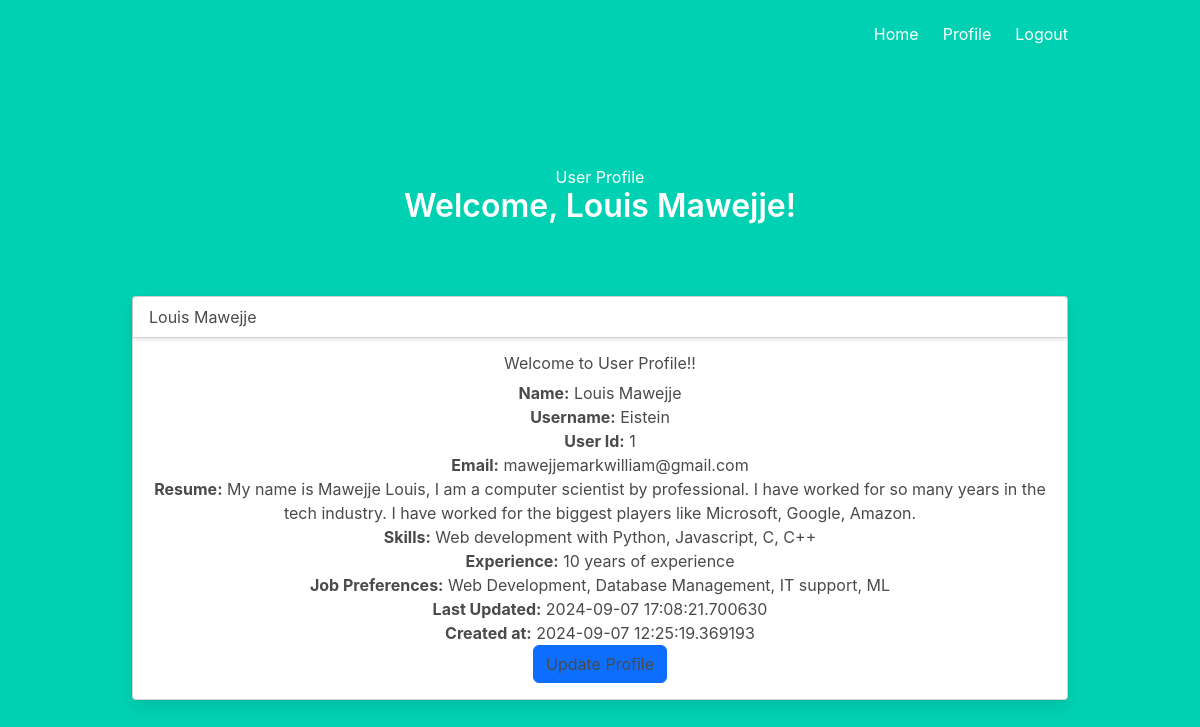
The app's page /profile (signed in) with its own data.
### system_recommender/models.py (models this page shows, shortened)
class User(UserMixin, db.Model):
    __tablename__ = 'user'
    userid = db.Column(db.Integer, primary_key=True)  # Primary Key
    name = db.Column(db.String(100), nullable=False)
    username = db.Column(db.String(50), nullable=False)
    email = db.Column(db.String(100), unique=True, nullable=False)
    password = db.Column(db.String(100), nullable=False)
    date_added = db.Column(db.DateTime, default=datetime.now())
    profile = db.relationship('Profile', back_populates='user', uselist=False)  # One-to-One
    recommendations = db.relationship('Recommendations', back_populates='user', lazy=True)  # One-to-Many

class Profile(db.Model):
    __tablename__ = 'profile'
    profileid = db.Column(db.Integer, primary_key=True)  # Primary Key
    userid = db.Column(db.Integer, db.ForeignKey('user.userid'), nullable=False)  # Foreign Key
    resume = db.Column(db.Text)
    skills = db.Column(db.Text)
    experience = db.Column(db.Text)
    job_preferences = db.Column(db.Text)  # JSON or text field for preferences
    updated_at = db.Column(db.DateTime(), default=datetime.now())
    user = db.relationship('User', back_populates='profile')  # One-to-One

### system_recommender/main.py (the view)
@main.route('/profile')
@login_required
def profile():
    return render_template('profile.html', name=current_user.name)

### system_recommender/templates/profile.html
{% extends "base.html" %}
{% block content %}
<h1>User Profile</h1>
<h2 class="title">
  Welcome, {{ name }}!
</h2>
<br/><br/>
<div class="card">
  <div class="card-header">
    {{ current_user.name }}
  </div>
  <div class="card-body">
    <h5 class="card-title">Welcome to User Profile!!</h5>
    <p class="card-text">
      <strong>Name:</strong>
      {{ current_user.name}}<br/>
      <strong>Username:</strong>
      {{ current_user.username}}<br/>
      <strong>User Id:</strong>
      {{ current_user.userid}}<br/>
      <strong>Email:</strong>
      {{ current_user.email}}<br/>
      <strong>Resume:</strong> {{ current_user.profile.resume }}<br/>
      <strong>Skills:</strong> {{ current_user.profile.skills }}<br/>
      <strong>Experience:</strong> {{ current_user.profile.experience }}<br/>
      <strong>Job Preferences:</strong> {{ current_user.profile.job_preferences }}<br/>
      <strong>Last Updated:</strong> {{ current_user.profile.updated_at }}<br/>
      <strong>Created at:</strong>
      {{ current_user.date_added}}<br/>
    </p>
    <a href="{{ url_for('main.update_profile') }}" class="btn btn-primary">Update Profile</a>
  </div>
</div>
{% endblock %}

### system_recommender/templates/base.html (shortened to what this page needs)
<!DOCTYPE html>
<html>
<head>
    <link href="https://cdn.jsdelivr.net/npm/bootstrap@5.3.3/dist/css/bootstrap.min.css" rel="stylesheet">
    <link rel="stylesheet" href="https://cdnjs.cloudflare.com/ajax/libs/bulma/0.7.2/css/bulma.min.css" />
</head>
<body>
    <section class="hero is-primary is-fullheight">
        <div class="hero-head">
            <nav class="navbar">
                <div class="container">
                    <div id="navbarMenuHeroA" class="navbar-menu">
                        <div class="navbar-end">
                            <a href="{{ url_for('main.index') }}" class="navbar-item">
                                Home
                            </a>
                            {%if current_user.is_authenticated %}
                            <a href="{{ url_for('main.profile') }}" class="navbar-item">
                                Profile
                            </a>
                            {% endif %}
                            {% if current_user.is_authenticated %}
                            <a href="{{ url_for('auth.logout') }}" class="navbar-item">
                                Logout
                            </a>
                            {% endif %}
                        </div>
                    </div>
                </div>
            </nav>
        </div>
        <div class="hero-body">
            <div class="container has-text-centered">
               {% block content %}
               {% endblock %}
            </div>
        </div>
    </section>
</body>
</html>

### records on screen
User: name "Louis Mawejje", username "Eistein", userid "1", email "mawejjemarkwilliam@gmail.com", date_added "2024-09-07 12:25:19.369193"
Profile: profile.resume "My name is Mawejje Louis, I am a computer scientist by professional. I have worked for so many years in the tech industry. I have worked for the biggest players like Microsoft, Google, Amazon.", profile.skills "Web development with Python, Javascript, C, C++", profile.experience "10 years of experience", profile.job_preferences "Web Development, Database Management, IT support, ML", profile.updated_at "2024-09-07 17:08:21.700630"
